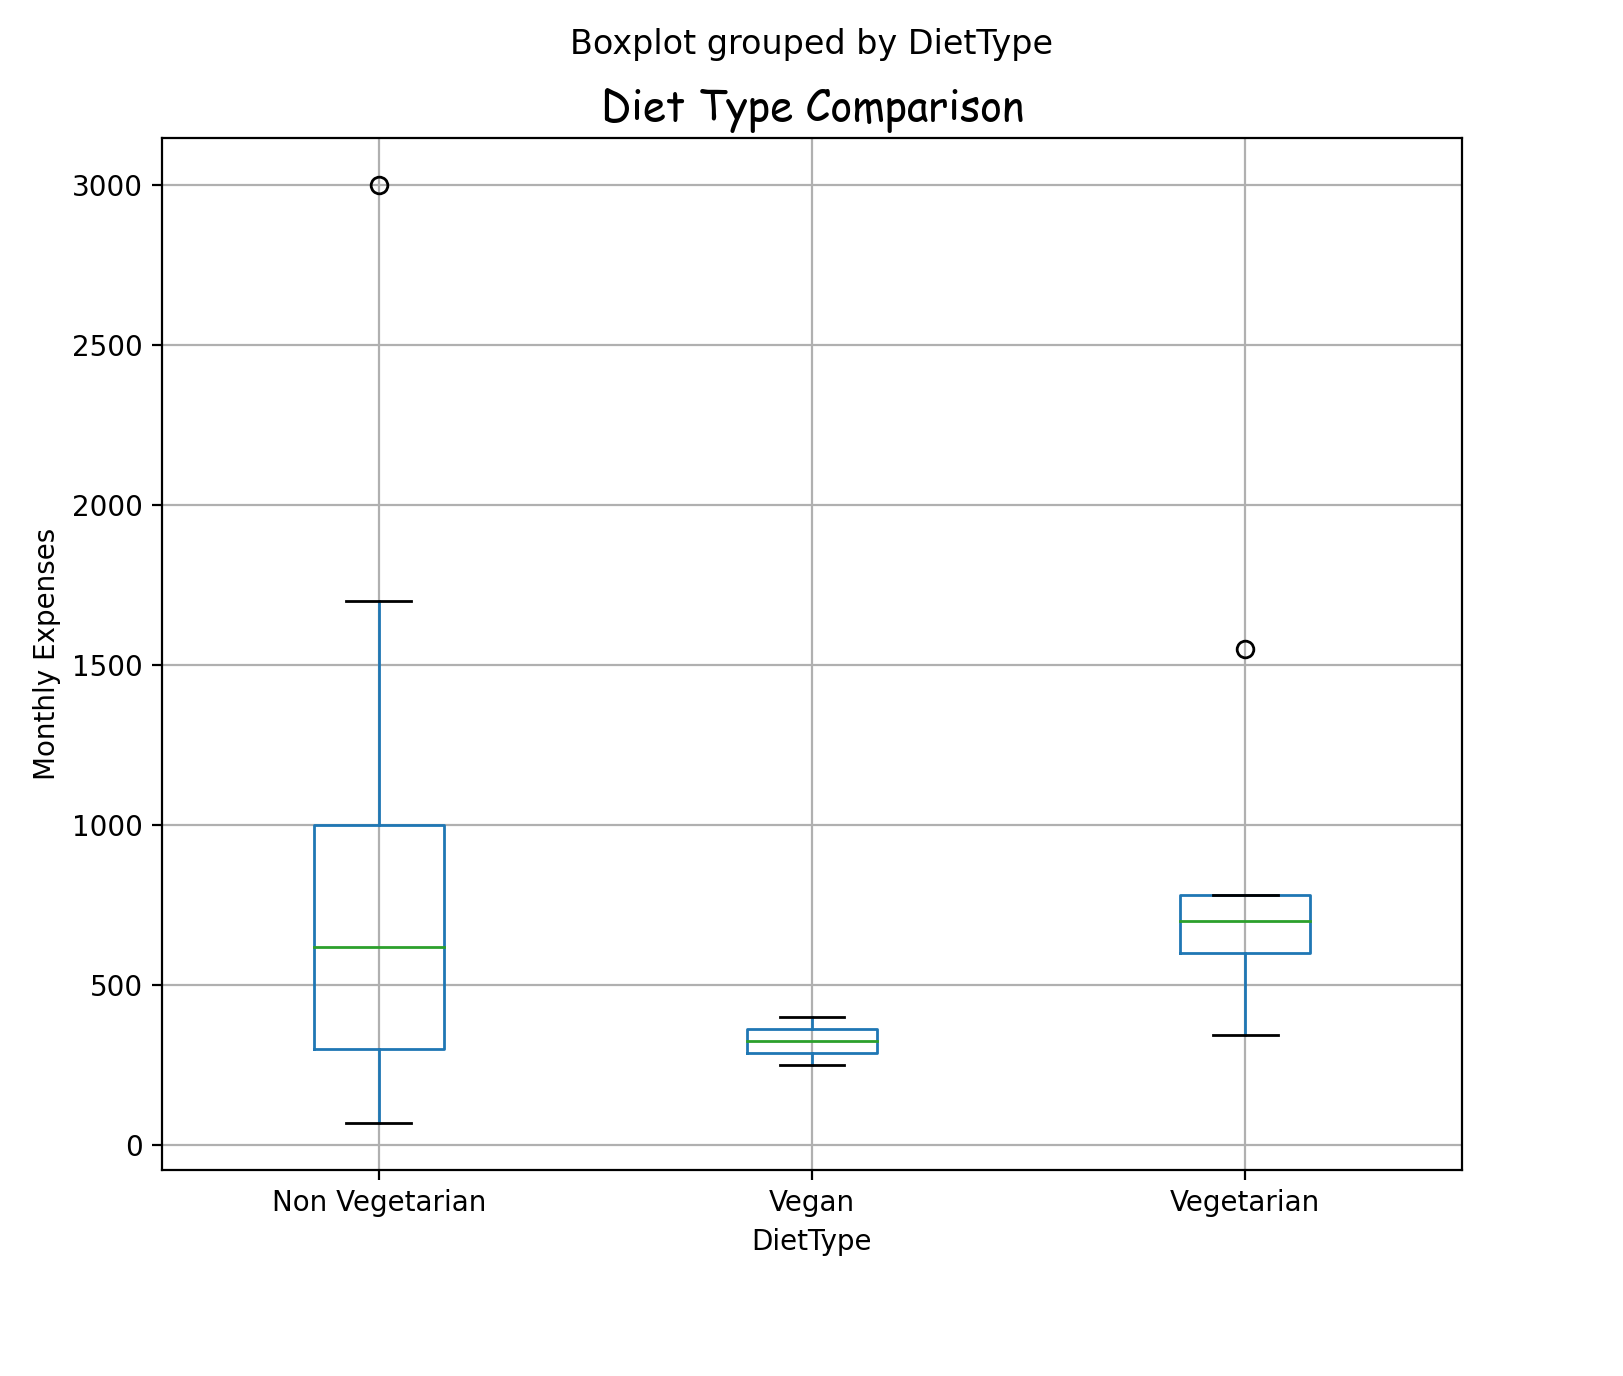

The Python source for this figure:
# BOX PLOT
# Import the necessary modules
import pandas as pd
import matplotlib.pyplot as plt
plt.style.use('default')

# Initialize the lists for X and Y
box = pd.read_csv('BoxPlot.csv', sep=',',na_values='.')
print(box.head(3))

# Plot the data using boxplot() method
boxes = box.boxplot(column=['MonthlyExpenses'], by='DietType',figsize=(5,7), grid=True)
plt.title("Diet Type Comparison", fontdict={'fontname':'Comic Sans MS' , 'fontsize': 15})
plt.ylabel('Monthly Expenses')

# Show the plot
plt.show()
